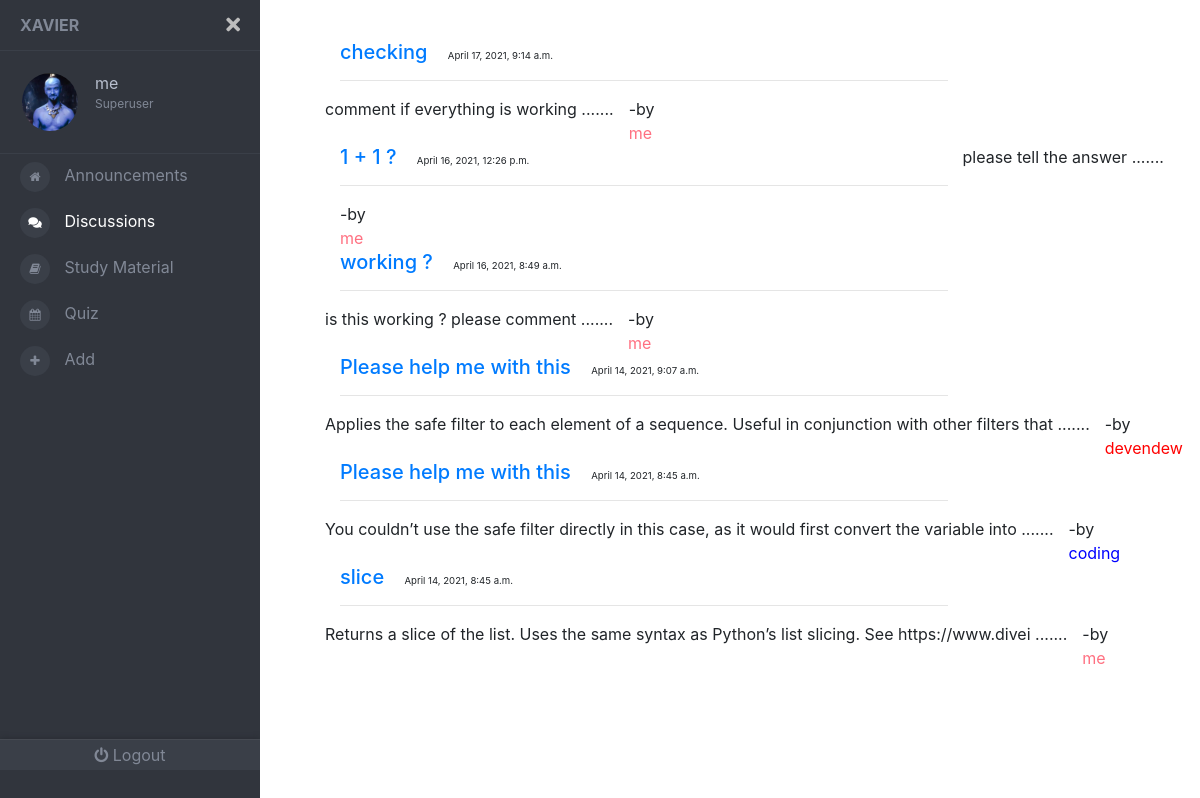
The page /discussions/ (signed in) on the database its author committed.
### front/models.py (models this page shows, shortened)
class Profile(models.Model):
	user= models.OneToOneField(User , on_delete = models.CASCADE )
	image = models.ImageField(default='default.jpg' , upload_to = 'profile_pics')
	bg = models.ImageField(default= 'default.jpg'  , upload_to = 'bg_pics')
	color = models.CharField(max_length=7, default='#000000')

class Discussion(models.Model):
	title = models.CharField(max_length=30  , default='Please help me with this')
	content = models.TextField()
	time= models.DateTimeField(auto_now_add=True)
	author = models.ForeignKey(User , on_delete =  models.SET(get_sentinel_user))
	room = models.CharField(max_length=8, default=get_code)

### front/views.py (the view)
# urls.py: path('discussions/',views.discuss ,  name='discusspage'),
def discuss(request):
	if not(request.user.is_authenticated):
		  return redirect('signpage')
	discussion = Discussion.objects.all()[len(Discussion.objects.all())-20:
					] if len(Discussion.objects.all()) > 21 else Discussion.objects.all()
	discussion2 = []
	for i in range(len(discussion)-1 , -1 , -1):
		discussion2.append(discussion[i])
	return render(request, 'front/disc.html' , {'discussions' : discussion2})

### front/templates/front/disc.html (shortened to what this page needs)
{% load static %}
<!DOCTYPE html>
<html lang="en">
  <head>
    <link rel="stylesheet" href='{% static "front/navbar.css" %}' />
    <link
      rel="stylesheet"
      href="https://cdnjs.cloudflare.com/ajax/libs/twitter-bootstrap/4.1.1/css/bootstrap.css"
    />
    <link
      rel="stylesheet"
      href="https://use.fontawesome.com/releases/v5.0.13/css/all.css"
    />
    <link rel="stylesheet" href='{% static "front/material.css" %}' />
    <link rel="stylesheet" href='{% static "front/study.css" %}' />
  </head>
  <body>
    <div class="page-wrapper chiller-theme toggled">
      <nav id="sidebar" class="sidebar-wrapper">
        <div class="sidebar-content">
          <div class="sidebar-brand">
            <a href="./home.html">Xavier</a>
            <div id="close-sidebar">
              <i class="fas fa-times"></i>
            </div>
          </div>
          <div class="sidebar-header">
            <div class="user-pic">
              <img
                class="img-responsive img-rounded"
                src="{{request.user.profile.image.url}}"
                alt="User picture"
                style = "border-radius: 50% ;"
              />
            </div>
            <div class="user-info">
              <span class="user-name">
                {{ request.user.username }}
              </span>
              <span class="user-role">
                  {% if request.user.is_superuser %}
              Superuser
                 {% elif request.user.is_staff %}
              Staff
                  {% else %}
              Student
                  {% endif %}
            </div>
          </div>
          <div class="sidebar-menu">
            <ul>
              <li>
                <a href="{% url 'mainpage' %} "
                  ><i class="fa fa-home" aria-hidden="true"></i>
                  <span>Announcements</span>
                </a>
              </li>
              <li>
                <a href="{% url 'discusspage' %} "  style="color: white" >
                  <i class="fas  fa-comments"></i>
                  <span>Discussions</span>
                </a>
              </li>
              <li>
                <a href="#"
                  ><i class="fa  fa-book"></i>
                  <span>Study Material</span>
                </a>
              </li>
              <li>
                <a href='#'
                ><i class="fa fa-calendar"></i>
                  <span>Quiz</span>
                </a>
              </li>
              <li>
                <a href="#"
                  ><i class="fa fa-plus" aria-hidden="true"></i>
                  <span>Add</span>
                </a>
              </li>
            </ul>
          </div>
          <div class="sidebar-footer">
            <a href="{% url 'logout' %} " style="text-decoration: none">
              <i class="fa fa-power-off"></i>
              <span>Logout</span></a
            >
          </div>
        </div>
      </nav>
      <main class="page-content">
        <div class="container">
         {% for discussion in discussions %}
          <div class="ibox-content forum-container">
            <div class="forum-item active">
              <div class="row">
                <div class="col-md-9">
                  <h5 class="forum-item-title">
                    <a href="#" class="forum-item-title"
                      >{{discussion.title}}</a
                    >
                    <span class="col-md-3" style="font-size: .75rem ;" > <small> {{discussion.time}}</small></span>
                  </h5>
                  <hr />
                </div>
                <div class="forum-sub-title">
                  {{discussion.content |slice:":100"}} .......
                </div>
                <div class="col-md-1 forum-info"> -by
                  <span class="views-number" style="color: {{discussion.author.profile.color}}" >  {{discussion.author}} </span>
                </div>
              </div>
            </div>
          </div>
            {% endfor %}
        </div>
      </main>
    </div>
  </body>
</html>

### front/static/front/navbar.css (style rules this page uses)
a { text-decoration: none; }
a:link { text-decoration: none; }
body { font-size: 0.9rem; }
.page-wrapper .sidebar-wrapper, .sidebar-wrapper .sidebar-brand > a, .sidebar-wrapper .sidebar-dropdown > a:after, .sidebar-wrapper .sidebar-menu .sidebar-dropdown .sidebar-submenu li a:before, .sidebar-wrapper ul li a i, .page-wrapper .page-content, .sidebar-wrapper .sidebar-search input.search-menu, .sidebar-wrapper .sidebar-search .input-group-text, .sidebar-wrapper .sidebar-menu ul li a, #show-sidebar, #close-sidebar { -webkit-transition: all 0.3s ease; -moz-transition: all 0.3s ease; -ms-transition: all 0.3s ease; -o-transition: all 0.3s ease; transition: all 0.3s ease; }
.page-wrapper { height: 100vh; }
.page-wrapper.toggled .sidebar-wrapper { left: 0px; }
@media screen and (min-width: 768px) { .page-wrapper.toggled .page-content { padding-left: 300px; } }
.sidebar-wrapper { width: 260px; height: 100%; max-height: 100%; position: fixed; top: 0; left: -300px; z-index: 999; }
.sidebar-wrapper ul { list-style-type: none; padding: 0; margin: 0; }
.sidebar-wrapper a { text-decoration: none; }
.sidebar-content { max-height: calc(100% - 30px); height: calc(100% - 30px); overflow-y: auto; position: relative; }
.sidebar-wrapper .sidebar-brand { padding: 10px 20px; display: flex; align-items: center; }
.sidebar-wrapper .sidebar-brand > a { text-transform: uppercase; font-weight: bold; flex-grow: 1; }
.sidebar-wrapper .sidebar-brand #close-sidebar { cursor: pointer; font-size: 20px; }
.sidebar-wrapper .sidebar-header { padding: 20px; overflow: hidden; }
.sidebar-wrapper .sidebar-header .user-pic { float: left; width: 60px; padding: 2px; border-radius: 12px; margin-right: 15px; overflow: hidden; }
.sidebar-wrapper .sidebar-header .user-pic img { object-fit: cover; height: 100%; width: 100%; }
.sidebar-wrapper .sidebar-header .user-info { float: left; }
.sidebar-wrapper .sidebar-header .user-info > span { display: block; }
.sidebar-wrapper .sidebar-header .user-info .user-role { font-size: 12px; }
.sidebar-wrapper .sidebar-menu { padding-bottom: 10px; }
.sidebar-wrapper .sidebar-menu ul li a { display: inline-block; width: 100%; text-decoration: none; position: relative; padding: 8px 30px 8px 20px; }
.sidebar-wrapper .sidebar-menu ul li a i { margin-right: 10px; font-size: 12px; width: 30px; height: 30px; line-height: 30px; text-align: center; border-radius: 50%; }
.sidebar-footer { position: absolute; width: 100%; bottom: 0; display: flex; }
.sidebar-footer > a { flex-grow: 1; text-align: center; height: 30px; line-height: 30px; position: relative; }
.page-wrapper .page-content { display: inline-block; width: 100%; padding-left: 0px; padding-top: 20px; }
.page-wrapper .page-content > div { padding: 20px 40px; }
.page-wrapper .page-content { overflow-x: hidden; }
.chiller-theme .sidebar-wrapper { background: #31353d; }
.chiller-theme .sidebar-wrapper .sidebar-header, .chiller-theme .sidebar-wrapper .sidebar-search, .chiller-theme .sidebar-wrapper .sidebar-menu { border-top: 1px solid #3a3f48; }
.chiller-theme .sidebar-wrapper .sidebar-header .user-info .user-role, .chiller-theme .sidebar-wrapper .sidebar-header .user-info .user-status, .chiller-theme .sidebar-wrapper .sidebar-search input.search-menu, .chiller-theme .sidebar-wrapper .sidebar-search .input-group-text, .chiller-theme .sidebar-wrapper .sidebar-brand > a, .chiller-theme .sidebar-wrapper .sidebar-menu ul li a, .chiller-theme .sidebar-footer > a { color: #818896; }
.chiller-theme .sidebar-wrapper .sidebar-menu ul li:hover > a, .chiller-theme .sidebar-wrapper .sidebar-menu .sidebar-dropdown.active > a, .chiller-theme .sidebar-wrapper .sidebar-header .user-info, .chiller-theme .sidebar-wrapper .sidebar-brand > a:hover, .chiller-theme .sidebar-footer > a:hover i { color: #b8bfce; }
.page-wrapper.chiller-theme.toggled #close-sidebar { color: #bdbdbd; }
.chiller-theme .sidebar-wrapper .sidebar-menu ul li a i, .chiller-theme .sidebar-wrapper .sidebar-menu .sidebar-dropdown div, .chiller-theme .sidebar-wrapper .sidebar-search input.search-menu, .chiller-theme .sidebar-wrapper .sidebar-search .input-group-text { background: #3a3f48; }
.chiller-theme .sidebar-footer { background: #3a3f48; box-shadow: 0px -1px 5px #282c33; border-top: 1px solid #464a52; }
.chiller-theme .sidebar-footer > a:first-child { border-left: none; }
.chiller-theme .sidebar-footer > a:last-child { border-right: none; }

### rows shown on the page
Discussion: title "checking", time "April 17, 2021, 9:14 a.m.", content "comment if everything is working", author "me"
Discussion: title "1 + 1 ?", time "April 16, 2021, 12:26 p.m.", content "please tell the answer", author "me"
Discussion: title "working ?", time "April 16, 2021, 8:49 a.m.", content "is this working ? please comment", author "me"
Discussion: title "Please help me with this", time "April 14, 2021, 9:07 a.m.", content "Applies the safe filter to each element of a sequence. Useful in conjunction with other filters that", author "devendew"
Discussion: title "Please help me with this", time "April 14, 2021, 8:45 a.m.", content "You couldn’t use the safe filter directly in this case, as it would first convert the variable into", author "coding"
Discussion: title "slice", time "April 14, 2021, 8:45 a.m.", content "Returns a slice of the list. Uses the same syntax as Python’s list slicing. See https://www.divei", author "me"

### other values the page prints
{{ request.user.username }} "me"
